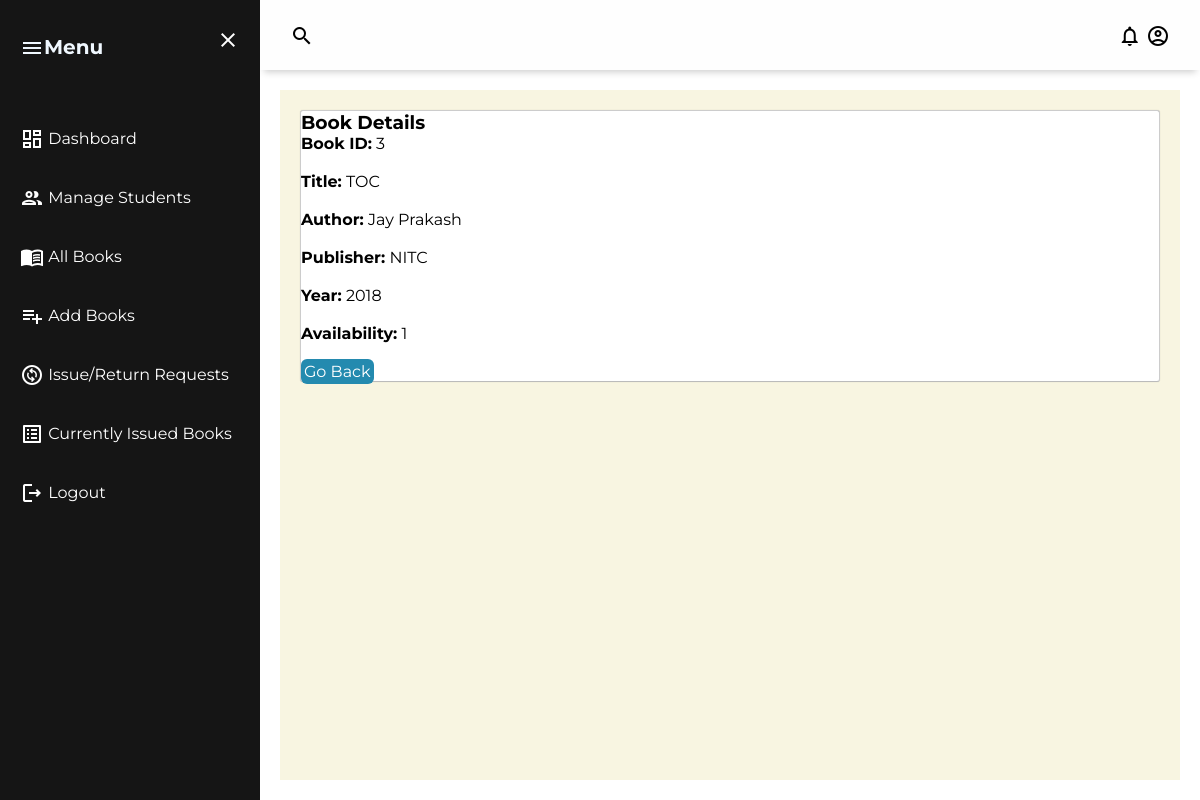
The app's page /admin/bookdetails.php?id=3 (signed in) with its own data.
### tables this page shows
CREATE TABLE `book` (
  `BookId` int(10) NOT NULL,
  `Title` varchar(50) DEFAULT NULL,
  `Publisher` varchar(50) DEFAULT NULL,
  `Year` varchar(50) DEFAULT NULL,
  `Availability` int(5) DEFAULT NULL
);

CREATE TABLE `author` (
  `BookId` int(10) NOT NULL,
  `Author` varchar(50) NOT NULL
);

### admin/bookdetails.php (the view, shortened to what this page needs)
<?php
require('dbconn.php');
?>
<!DOCTYPE html>
<html lang="en">
<head>
    <link rel="stylesheet" type="text/css" href="../css/style.css">
</head>
<body>
<div class="grid-container">
    <header class="header">
            <div class="header-left">
                <span class="material-icons-outlined">search</span>
            </div>
            <div class="header-right">
                <a href="message.php" class="up-icon"><span class="material-icons-outlined">notifications</span></a>
                <a href="edit_admin_detail.php" class="up-icon"><span class="material-icons-outlined">account_circle</span></a>
            </div>
        </header>
    <aside id="sidebar">
        <div class="sidebar-title">
            <div class="sidebar-brand">
                <span class="material-icons-outlined">menu</span>Menu
            </div>
            <a href=""><span class="material-icons-outlined" onclick="closeSidebar()">close</span></a>
        </div>
        <ul class="sidebar-list">
            <li class="sidebar-list-items">
                <a href="dashboard.php"><span class="material-icons-outlined">dashboard</span> Dashboard </a>
            </li>
            <li class="sidebar-list-items">
                <a href="student.php"><span class="material-icons-outlined">group</span> Manage Students</a>
            </li>
            <li class="sidebar-list-items">
                <a href="book.php"><span class="material-icons-outlined">menu_book</span> All Books</a>
            </li>
            <li class="sidebar-list-items">
                <a href="addbook.php"><span class="material-icons-outlined">playlist_add</span> Add Books</a>
            </li>
            <li class="sidebar-list-items">
                <a href="issue_requests.php"><span class="material-icons-outlined">change_circle</span> Issue/Return Requests</a>
            </li>
            <li class="sidebar-list-items">
                <a href="current.php"><span class="material-icons-outlined">list_alt</span> Currently Issued Books</a>
            </li>
            <li class="sidebar-list-items">
                <a href="logout.php"><span class="material-icons-outlined">logout</span> Logout </a>
            </li>
        </ul>
    </aside>
    <main class="main-container">
    <div class="span9">
                        <div class="content">
                        <div class="module">
                            <div class="module-head">
                                <h3>Book Details</h3>
                            </div>
                            <div class="module-body">
                            <?php
                            $x=$_GET['id'];
                            $sql="select * from LMS.book where BookId='$x'";
                            $result=$conn->query($sql);
                            $row=$result->fetch_assoc();
                                $bookid=$row['BookId'];
                                $name=$row['Title'];
                                $publisher=$row['Publisher'];
                                $year=$row['Year'];
                                $avail=$row['Availability'];
                                echo "<b>Book ID:</b> ".$bookid."<br><br>";
                                echo "<b>Title:</b> ".$name."<br><br>";
                                $sql1="select * from LMS.author where BookId='$bookid'";
                                $result=$conn->query($sql1);
                                echo "<b>Author:</b> ";
                                while($row1=$result->fetch_assoc())
                                {
                                    echo $row1['Author']."&nbsp;";
                                }
                                echo "<br><br>";
                                echo "<b>Publisher:</b> ".$publisher."<br><br>";
                                echo "<b>Year:</b> ".$year."<br><br>";
                                echo "<b>Availability:</b> ".$avail."<br><br>";
                            ?>
                                <a href="book.php" class="btn btn-primary">Go Back</a>
                            </div>
                        </div>
    </main>
</div>
</body>
</html>

### css/style.css (style rules this page uses)
body { font-family: "Montserrat", sans-serif; }
* { margin: 0px; padding: 0; }
.up-icon .material-icons-outlined { color: black; }
.material-icons-outlined { vertical-align: middle; line-height: 1px; }
.grid-container { display:grid; grid-template-columns: 260px 1fr 1fr 1fr; grid-template-rows: 0.2fr 3fr; grid-template-areas: "sidebar header header header" "sidebar main main main"; height: 100vh; }
.grid-container a:link, a:visited { text-decoration: none; color: white; }
.header { grid-area: header; height: 70px; background-color: #fefefe; display: flex; align-items: center; justify-content: space-between; margin: 0px; padding: 0 30px 0 30px; box-shadow: 0px 6px 7px -4px rgba(0, 0, 0, 0.2); }
#sidebar { grid-area:sidebar ; height: 100%; padding-left: 0px; background-color: rgb(21, 21, 21); color: aliceblue; overflow-y: auto; -webkit-transition: all 0.5s; transition: all 0.5s; padding:0px; margin: 0px; }
.sidebar-title { display: flex; justify-content: space-between; align-items: center; padding: 20px 20px 20px 20px; margin-bottom: 30px; }
.material-icons-outlined { cursor: pointer; }
.sidebar-brand { margin-top: 15px; font-size: 20px; font-weight: 700; }
.sidebar-list { padding: 0; margin-top: 15px; list-style-type: none; }
.sidebar-list-items { padding: 20px 20px 20px 20px; }
.main-container { grid-area:main; background-color:rgba(235, 226, 168, 0.34); overflow-y: auto; padding: 20px; margin: 20px; }
.module { background: #fff; -webkit-border-radius: 3px; -moz-border-radius: 3px; border-radius: 3px; border: 1px solid #ccc; border-bottom-color: #bbb; -webkit-box-shadow: 0 0 1px rgba(0,0,0,0.2); -moz-box-shadow: 0 0 1px rgba(0,0,0,0.2); box-shadow: 0 0 1px rgba(0,0,0,0.2); margin-bottom: 30px }
.btn-primary { color: #fff; background-color: #248aaf; border-color: #20799a; padding: 3px; border-radius: 6px; }

### records on screen
book: BookId "3", Title "TOC", Publisher "NITC", Year "2018", Availability "1"
author: Author "Jay Prakash"
